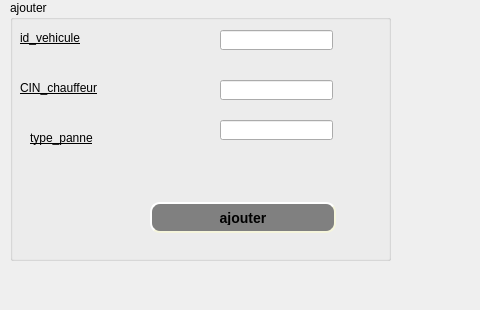
     <widget class="QWidget" name="tab_6">
      <attribute name="title">
       <string>ajouter</string>
      </attribute>
      <widget class="QGroupBox" name="groupBox_3">
       <property name="geometry">
        <rect>
         <x>10</x>
         <y>0</y>
         <width>381</width>
         <height>261</height>
        </rect>
       </property>
       <property name="title">
        <string>ajouter</string>
       </property>
       <widget class="QLabel" name="label_6">
        <property name="geometry">
         <rect>
          <x>10</x>
          <y>30</y>
          <width>81</width>
          <height>16</height>
         </rect>
        </property>
        <property name="styleSheet">
         <string notr="true">font: 12pt &quot;Andalus&quot;;
text-decoration: underline;
</string>
        </property>
        <property name="text">
         <string>id_vehicule</string>
        </property>
       </widget>
       <widget class="QLineEdit" name="id_vehicule_panne">
        <property name="geometry">
         <rect>
          <x>210</x>
          <y>30</y>
          <width>113</width>
          <height>20</height>
         </rect>
        </property>
       </widget>
       <widget class="QLabel" name="label_7">
        <property name="geometry">
         <rect>
          <x>10</x>
          <y>80</y>
          <width>101</width>
          <height>16</height>
         </rect>
        </property>
        <property name="styleSheet">
         <string notr="true">font: 12pt &quot;Andalus&quot;;
text-decoration: underline;</string>
        </property>
        <property name="text">
         <string>CIN_chauffeur</string>
        </property>
       </widget>
       <widget class="QLineEdit" name="chauf_panne">
        <property name="geometry">
         <rect>
          <x>210</x>
          <y>80</y>
          <width>113</width>
          <height>20</height>
         </rect>
        </property>
       </widget>
       <widget class="QLabel" name="label_8">
        <property name="geometry">
         <rect>
          <x>20</x>
          <y>130</y>
          <width>71</width>
          <height>16</height>
         </rect>
        </property>
        <property name="styleSheet">
         <string notr="true">font: 12pt &quot;Andalus&quot;;
text-decoration: underline;</string>
        </property>
        <property name="text">
         <string>type_panne</string>
        </property>
       </widget>
       <widget class="QLineEdit" name="type_panne">
        <property name="geometry">
         <rect>
          <x>210</x>
          <y>120</y>
          <width>113</width>
          <height>20</height>
         </rect>
        </property>
       </widget>
       <widget class="QPushButton" name="pushButton_3">
        <property name="geometry">
         <rect>
          <x>140</x>
          <y>202</y>
          <width>186</width>
          <height>31</height>
         </rect>
        </property>
        <property name="styleSheet">
         <string notr="true">QPushButton#pushButton_3 {
    background-color: grey;
    border-style: outset;
    border-width: 2px;
    border-radius: 10px;
    border-color: beige;
    font: bold 14px;
    min-width: 10em;
    padding: 6px;
}</string>
        </property>
        <property name="text">
         <string>ajouter</string>
        </property>
       </widget>
       <widget class="QLabel" name="lab_7">
        <property name="geometry">
         <rect>
          <x>0</x>
          <y>20</y>
          <width>641</width>
          <height>321</height>
         </rect>
        </property>
        <property name="text">
         <string/>
        </property>
        <property name="pixmap">
         <pixmap>../../Downloads/78634496_719301035223392_5189077133661569024_n (1).jpg</pixmap>
        </property>
       </widget>
       <zorder>lab_7</zorder>
       <zorder>label_6</zorder>
       <zorder>id_vehicule_panne</zorder>
       <zorder>label_7</zorder>
       <zorder>chauf_panne</zorder>
       <zorder>label_8</zorder>
       <zorder>type_panne</zorder>
       <zorder>pushButton_3</zorder>
      </widget>
      <widget class="QLabel" name="label_21">
       <property name="geometry">
        <rect>
         <x>-4</x>
         <y>-8</y>
         <width>471</width>
         <height>301</height>
        </rect>
       </property>
       <property name="text">
        <string/>
       </property>
       <property name="pixmap">
        <pixmap>../../Downloads/76765592_3409434282430241_7790646126016724992_n.jpg</pixmap>
       </property>
      </widget>
      <zorder>label_21</zorder>
      <zorder>groupBox_3</zorder>
     </widget>
